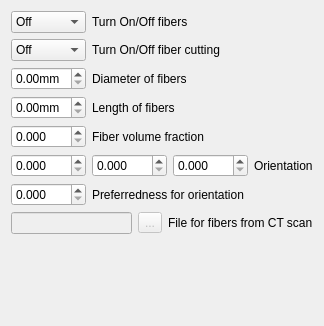
        <widget class="QWidget" name="Page2_cylinder">
         <layout class="QGridLayout" name="gridLayout_3">
          <item row="0" column="0" colspan="2">
           <layout class="QHBoxLayout" name="horizontalLayout_3">
            <item>
             <widget class="QComboBox" name="comboBox_2">
              <property name="sizePolicy">
               <sizepolicy hsizetype="Fixed" vsizetype="Fixed">
                <horstretch>0</horstretch>
                <verstretch>0</verstretch>
               </sizepolicy>
              </property>
              <property name="minimumSize">
               <size>
                <width>75</width>
                <height>0</height>
               </size>
              </property>
              <property name="maximumSize">
               <size>
                <width>75</width>
                <height>16777215</height>
               </size>
              </property>
              <item>
               <property name="text">
                <string>Off</string>
               </property>
              </item>
              <item>
               <property name="text">
                <string>On</string>
               </property>
              </item>
             </widget>
            </item>
            <item>
             <widget class="QLabel" name="textLabel2_3">
              <property name="text">
               <string>Turn On/Off fibers</string>
              </property>
             </widget>
            </item>
           </layout>
          </item>
          <item row="1" column="0" colspan="2">
           <layout class="QHBoxLayout" name="horizontalLayout_4">
            <item>
             <widget class="QComboBox" name="comboBox_3">
              <property name="sizePolicy">
               <sizepolicy hsizetype="Fixed" vsizetype="Fixed">
                <horstretch>0</horstretch>
                <verstretch>0</verstretch>
               </sizepolicy>
              </property>
              <property name="minimumSize">
               <size>
                <width>75</width>
                <height>0</height>
               </size>
              </property>
              <property name="maximumSize">
               <size>
                <width>75</width>
                <height>16777215</height>
               </size>
              </property>
              <item>
               <property name="text">
                <string>Off</string>
               </property>
              </item>
              <item>
               <property name="text">
                <string>On</string>
               </property>
              </item>
             </widget>
            </item>
            <item>
             <widget class="QLabel" name="textLabel2_5">
              <property name="text">
               <string>Turn On/Off fiber cutting</string>
              </property>
             </widget>
            </item>
           </layout>
          </item>
          <item row="2" column="0" rowspan="2" colspan="2">
           <layout class="QHBoxLayout" name="horizontalLayout_5">
            <item>
             <widget class="QDoubleSpinBox" name="doubleSpinBox_2">
              <property name="sizePolicy">
               <sizepolicy hsizetype="Fixed" vsizetype="Fixed">
                <horstretch>0</horstretch>
                <verstretch>0</verstretch>
               </sizepolicy>
              </property>
              <property name="minimumSize">
               <size>
                <width>75</width>
                <height>20</height>
               </size>
              </property>
              <property name="maximumSize">
               <size>
                <width>75</width>
                <height>16777215</height>
               </size>
              </property>
              <property name="suffix">
               <string>mm</string>
              </property>
              <property name="maximum">
               <double>999999.000000000000000</double>
              </property>
             </widget>
            </item>
            <item>
             <widget class="QLabel" name="textLabel2_4">
              <property name="text">
               <string>Diameter of fibers</string>
              </property>
             </widget>
            </item>
           </layout>
          </item>
          <item row="4" column="0" colspan="2">
           <layout class="QHBoxLayout" name="horizontalLayout_6">
            <item>
             <widget class="QDoubleSpinBox" name="doubleSpinBox_3">
              <property name="sizePolicy">
               <sizepolicy hsizetype="Fixed" vsizetype="Fixed">
                <horstretch>0</horstretch>
                <verstretch>0</verstretch>
               </sizepolicy>
              </property>
              <property name="minimumSize">
               <size>
                <width>75</width>
                <height>20</height>
               </size>
              </property>
              <property name="maximumSize">
               <size>
                <width>75</width>
                <height>16777215</height>
               </size>
              </property>
              <property name="suffix">
               <string>mm</string>
              </property>
              <property name="maximum">
               <double>999999.000000000000000</double>
              </property>
             </widget>
            </item>
            <item>
             <widget class="QLabel" name="textLabel2_6">
              <property name="text">
               <string>Length of fibers</string>
              </property>
             </widget>
            </item>
           </layout>
          </item>
          <item row="5" column="0" colspan="2">
           <layout class="QHBoxLayout" name="horizontalLayout_7">
            <item>
             <widget class="QDoubleSpinBox" name="doubleSpinBox_4">
              <property name="sizePolicy">
               <sizepolicy hsizetype="Fixed" vsizetype="Fixed">
                <horstretch>0</horstretch>
                <verstretch>0</verstretch>
               </sizepolicy>
              </property>
              <property name="minimumSize">
               <size>
                <width>75</width>
                <height>20</height>
               </size>
              </property>
              <property name="maximumSize">
               <size>
                <width>75</width>
                <height>16777215</height>
               </size>
              </property>
              <property name="suffix">
               <string/>
              </property>
              <property name="decimals">
               <number>3</number>
              </property>
              <property name="maximum">
               <double>999999.000000000000000</double>
              </property>
             </widget>
            </item>
            <item>
             <widget class="QLabel" name="textLabel2_7">
              <property name="text">
               <string>Fiber volume fraction</string>
              </property>
             </widget>
            </item>
           </layout>
          </item>
          <item row="6" column="0" colspan="2">
           <layout class="QHBoxLayout" name="horizontalLayout_8">
            <item>
             <widget class="QDoubleSpinBox" name="doubleSpinBox_5">
              <property name="sizePolicy">
               <sizepolicy hsizetype="Fixed" vsizetype="Fixed">
                <horstretch>0</horstretch>
                <verstretch>0</verstretch>
               </sizepolicy>
              </property>
              <property name="minimumSize">
               <size>
                <width>75</width>
                <height>20</height>
               </size>
              </property>
              <property name="maximumSize">
               <size>
                <width>75</width>
                <height>16777215</height>
               </size>
              </property>
              <property name="suffix">
               <string/>
              </property>
              <property name="decimals">
               <number>3</number>
              </property>
              <property name="maximum">
               <double>999999.000000000000000</double>
              </property>
             </widget>
            </item>
            <item>
             <widget class="QDoubleSpinBox" name="doubleSpinBox_6">
              <property name="sizePolicy">
               <sizepolicy hsizetype="Fixed" vsizetype="Fixed">
                <horstretch>0</horstretch>
                <verstretch>0</verstretch>
               </sizepolicy>
              </property>
              <property name="minimumSize">
               <size>
                <width>75</width>
                <height>20</height>
               </size>
              </property>
              <property name="maximumSize">
               <size>
                <width>75</width>
                <height>16777215</height>
               </size>
              </property>
              <property name="suffix">
               <string/>
              </property>
              <property name="decimals">
               <number>3</number>
              </property>
              <property name="maximum">
               <double>999999.000000000000000</double>
              </property>
             </widget>
            </item>
            <item>
             <widget class="QDoubleSpinBox" name="doubleSpinBox_7">
              <property name="sizePolicy">
               <sizepolicy hsizetype="Fixed" vsizetype="Fixed">
                <horstretch>0</horstretch>
                <verstretch>0</verstretch>
               </sizepolicy>
              </property>
              <property name="minimumSize">
               <size>
                <width>75</width>
                <height>20</height>
               </size>
              </property>
              <property name="maximumSize">
               <size>
                <width>75</width>
                <height>16777215</height>
               </size>
              </property>
              <property name="suffix">
               <string/>
              </property>
              <property name="decimals">
               <number>3</number>
              </property>
              <property name="maximum">
               <double>999999.000000000000000</double>
              </property>
             </widget>
            </item>
            <item>
             <widget class="QLabel" name="textLabel2_8">
              <property name="text">
               <string>Orientation</string>
              </property>
             </widget>
            </item>
           </layout>
          </item>
          <item row="7" column="0" colspan="2">
           <layout class="QHBoxLayout" name="horizontalLayout_9">
            <item>
             <widget class="QDoubleSpinBox" name="doubleSpinBox_8">
              <property name="sizePolicy">
               <sizepolicy hsizetype="Fixed" vsizetype="Fixed">
                <horstretch>0</horstretch>
                <verstretch>0</verstretch>
               </sizepolicy>
              </property>
              <property name="minimumSize">
               <size>
                <width>75</width>
                <height>20</height>
               </size>
              </property>
              <property name="maximumSize">
               <size>
                <width>75</width>
                <height>16777215</height>
               </size>
              </property>
              <property name="suffix">
               <string/>
              </property>
              <property name="decimals">
               <number>3</number>
              </property>
              <property name="maximum">
               <double>1.000000000000000</double>
              </property>
             </widget>
            </item>
            <item>
             <widget class="QLabel" name="textLabel2_9">
              <property name="text">
               <string>Preferredness for orientation</string>
              </property>
             </widget>
            </item>
           </layout>
          </item>
          <item row="8" column="0" colspan="2">
           <layout class="QHBoxLayout" name="horizontalLayout_10">
            <item>
             <widget class="QLineEdit" name="le_working_dir">
              <property name="enabled">
               <bool>false</bool>
              </property>
              <property name="readOnly">
               <bool>true</bool>
              </property>
             </widget>
            </item>
            <item>
             <widget class="QToolButton" name="readFileButton">
              <property name="enabled">
               <bool>false</bool>
              </property>
              <property name="text">
               <string notr="true">...</string>
              </property>
             </widget>
            </item>
            <item>
             <widget class="QLabel" name="textLabel2_10">
              <property name="text">
               <string>File for fibers from CT scan</string>
              </property>
             </widget>
            </item>
           </layout>
          </item>
          <item row="9" column="0" colspan="2">
           <spacer>
            <property name="orientation">
             <enum>Qt::Vertical</enum>
            </property>
            <property name="sizeType">
             <enum>QSizePolicy::Expanding</enum>
            </property>
            <property name="sizeHint" stdset="0">
             <size>
              <width>31</width>
              <height>81</height>
             </size>
            </property>
           </spacer>
          </item>
         </layout>
        </widget>
